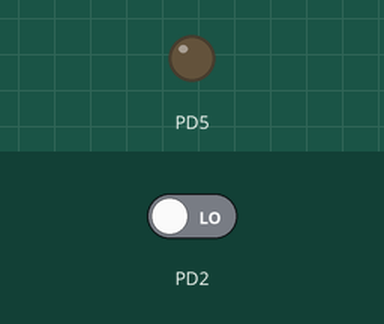
The program below on a simulated ATmega32, built with avr-gcc and emulated at 8 MHz (the files do not name the chip). Shown: output pins drawn as LEDs (lit = HIGH). The inputs (shaded band) are chosen by the test bench; at power-on: PD2 LOW.

Above: at 1.2 s.
1.3 s: PD2 driven HIGH
At 2.0 s:
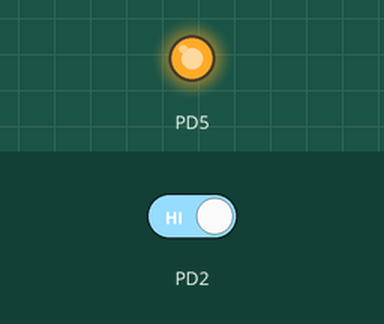
Timing chart, 0 to 4.3 s (numbered marks = the images above; inputs shaded):
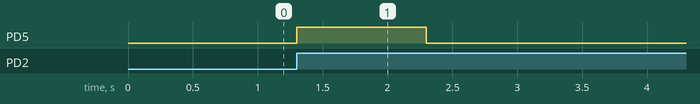

Measured:
- after the input at 1.3 s, PD5: LOW → HIGH at once, → LOW 1.0 s later

The program:

main.c
```c
/*
 * main.c
 *
 *  Created on: Feb 19, 2023
 *      Author: OMAR
 */

#include "util\delay.h"

#define F_CPU     8000000UL

#define SET_BIT(reg,bit)      reg|=(1<<bit)
#define RESET_BIT(reg,bit)    reg&=~(1<<bit)
#define TOGGLE_BIT(reg,bit)   reg^=(1<<bit)

/*GPIO*/
#define DDRD            *((unsigned volatile char*)(0x31))
#define PORTD           *((unsigned volatile char*)(0x32))
#define PIND            *((unsigned volatile char*)(0x30))

/*EXTI*/
#define MCUCR           *((unsigned volatile char*)(0x55))
#define GICR            *((unsigned volatile char*)(0x5B))
#define SREG            *((unsigned volatile char*)(0x5F))
#define GIFR			*((unsigned volatile char*)(0x5A))

void GPIOD_Init(void)
{
	RESET_BIT(DDRD,2); //PIN2 INPUT
	SET_BIT(DDRD,5);   //PIN5 OUTPUT
}

void EXTI0_Init(void)
{
	SET_BIT(SREG,7);  // Global Interrupt Enable
	MCUCR|=(0b01<<0); // Any logical change interrupt
	SET_BIT(GICR,6);  // INT0 Enable
}
int main (void)
{
	GPIOD_Init();
	EXTI0_Init();

	while (1)
	{
		RESET_BIT(PORTD,5);
	}
	return 0;
}

void __vector_1(void) __attribute__((signal));
void __vector_1(void)
{
	SET_BIT(PORTD,5);
	_delay_ms(1000);
}
```
